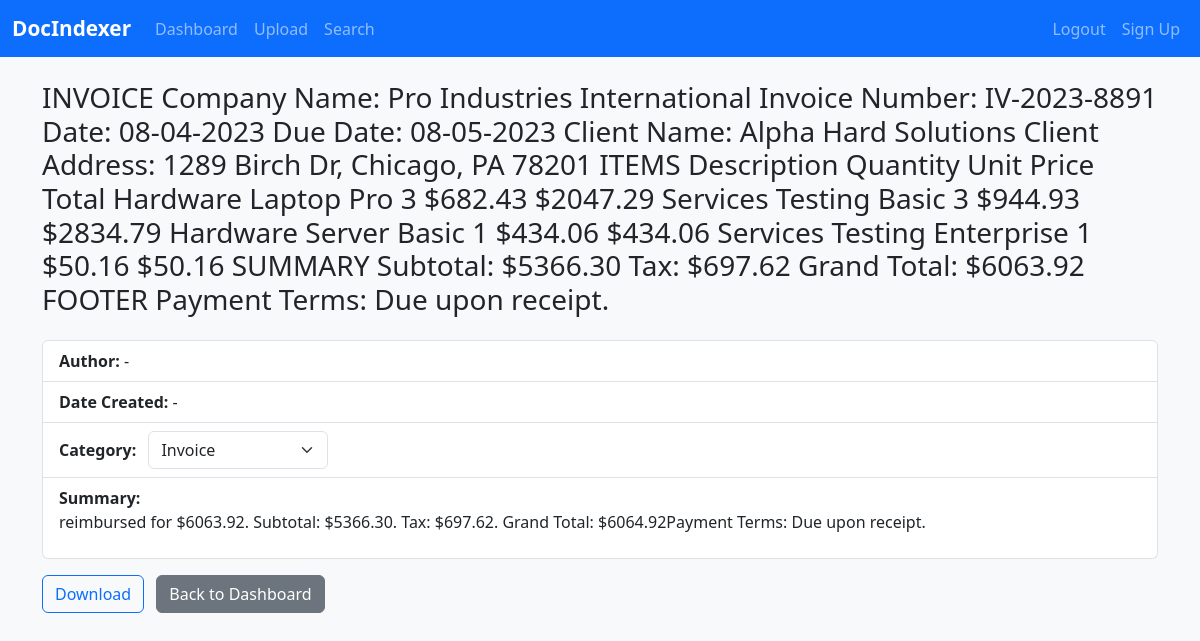
The app's page /document/19 (signed in) with its own data.
### tables this page shows
CREATE TABLE documents (
            id INTEGER PRIMARY KEY AUTOINCREMENT,
            filename TEXT NOT NULL,
            original_filename TEXT NOT NULL,
            file_path TEXT NOT NULL,
            file_type TEXT NOT NULL,
            upload_date DATETIME NOT NULL,
            uploaded_by INTEGER NOT NULL,
            category TEXT,
            title TEXT,
            author TEXT,
            date_created TEXT,
            summary TEXT,
            FOREIGN KEY(uploaded_by) REFERENCES users(id)
        );

### app.py (the view)
    @app.route('/document/<int:document_id>')
    @login_required
    def document(document_id):
        user_role = session.get('role', '').lower()
        allowed_categories = ROLE_TO_CATEGORIES.get(user_role)
        conn = database.get_db_connection()
        cursor = conn.cursor()
        cursor.execute('SELECT * FROM documents WHERE id = ?', (document_id,))
        doc = cursor.fetchone()
        if not doc:
            conn.close()
            abort(404)
        if user_role != 'admin':
            if allowed_categories is None or doc['category'] not in allowed_categories:
                conn.close()
                abort(403)
        conn.close()
        return render_template('document.html', document=doc, role=user_role)

### app.py (called while the page is built)
def login_required(f):
    @wraps(f)
    def decorated_function(*args, **kwargs):
        if 'user_id' not in session:
            return redirect(url_for('login'))
        return f(*args, **kwargs)
    return decorated_function

### modules/database.py (called while the page is built)
def get_db_connection():
    instance_dir = os.path.dirname(DB_PATH)
    if not os.path.exists(instance_dir):
        os.makedirs(instance_dir)
    conn = sqlite3.connect(DB_PATH, timeout=10, check_same_thread=False)
    conn.row_factory = sqlite3.Row
    return conn

### templates/document.html (shortened to what this page needs)
{% extends "base.html" %}
{% block content %}
<h3>{{ document['title'] or document['filename'] }}</h3>
<ul class="list-group mb-3">
    <li class="list-group-item"><strong>Author:</strong> {{ document['author'] or '-' }}</li>
    <li class="list-group-item"><strong>Date Created:</strong> {{ document['date_created'] or '-' }}</li>
    <li class="list-group-item">
        <strong>Category:</strong>
        <form method="POST" action="{{ url_for('update_category', document_id=document['id']) }}" class="d-inline-block ms-2">
            <select name="category" class="form-select d-inline-block w-auto" onchange="this.form.submit()">
                {% if role == 'admin' %}
                    <option value="Invoice" {% if document['category'] == 'Invoice' %}selected{% endif %}>Invoice</option>
                {% elif role == 'hr' %}
                    <option value="Resume" {% if document['category'] == 'Resume' %}selected{% endif %}>Resume</option>
                    <option value="Job_Description" {% if document['category'] == 'Job_Description' %}selected{% endif %}>Job Description</option>
                {% else %}
                    <option value="{{ document['category'] }}" selected>{{ document['category'] }}</option>
                {% endif %}
            </select>
        </form>
    </li>
    <li class="list-group-item"><strong>Summary:</strong> <p>{{ document['summary'] or '-' }}</p></li>
</ul>
<a href="{{ url_for('static', filename='../' + document['file_path'].replace('\\', '/')) }}" download class="btn btn-outline-primary">Download</a>
<a href="{{ url_for('dashboard') }}" class="btn btn-secondary ms-2">Back to Dashboard</a>
{% endblock %}

### static/css/style.css (style rules this page uses)
body { background-color: #f8f9fa; }
h3 { margin-bottom: 1.5rem; }

### records on screen
documents: title "INVOICE Company Name: Pro Industries International Invoice Number: IV-2023-8891 Date: 08-04-2023 Due Date: 08-05-2023 Client Name: Alpha Hard Solutions Client Address: 1289 Birch Dr, Chicago, PA 78201 ITEMS Description Quantity Unit Price Total Hardware Laptop Pro 3 $682.43 $2047.29 Services Testing Basic 3 $944.93 $2834.79 Hardware Server Basic 1 $434.06 $434.06 Services Testing Enterprise 1 $50.16 $50.16 SUMMARY Subtotal: $5366.30 Tax: $697.62 Grand Total: $6063.92 FOOTER Payment Terms: Due upon receipt.", author "-", date_created "-", category "Invoice", summary "reimbursed for $6063.92. Subtotal: $5366.30. Tax: $697.62. Grand Total: $6064.92Payment Terms: Due upon receipt."
